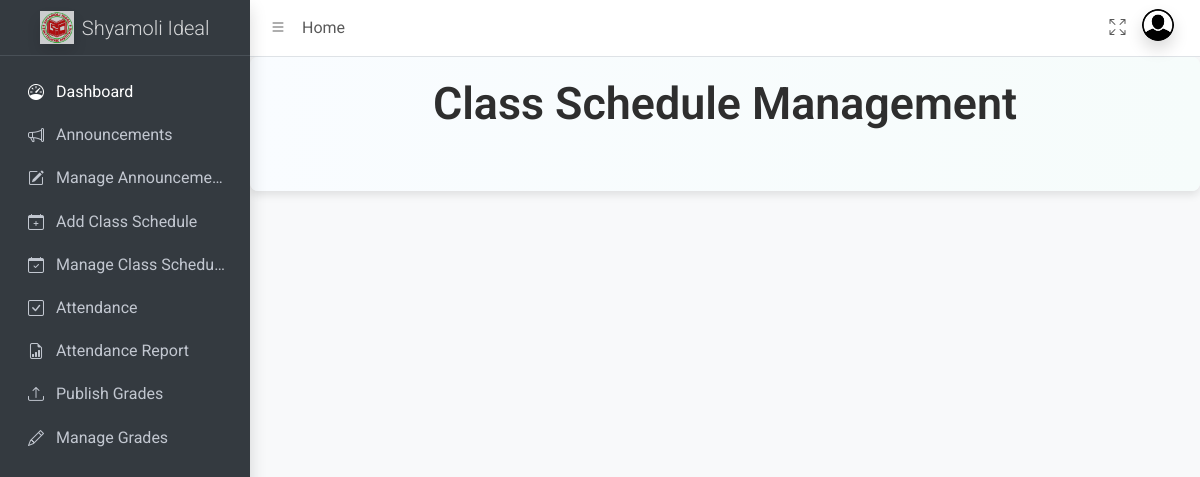
The page /teacher/dist/pages/class_schedule_management.php on the database as committed earlier.
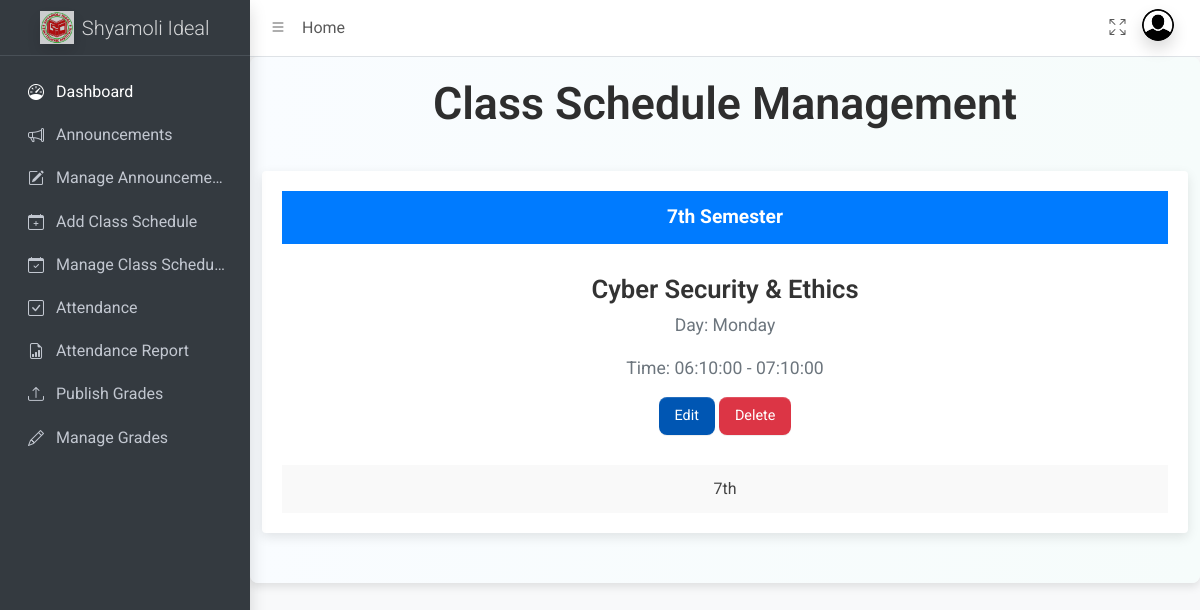
The same page on the database as committed later.
### tables this page shows
CREATE TABLE `class_schedule` (
  `id` int(11) NOT NULL,
  `subject_id` int(11) NOT NULL,
  `day` enum('Saturday','Sunday','Monday','Tuesday','Wednesday','Thursday','Friday') NOT NULL,
  `start_time` time NOT NULL,
  `end_time` time NOT NULL,
  `teacher_name` varchar(255) NOT NULL,
  `semester` enum('1st','2nd','3rd','4th','5th','6th','7th','8th') NOT NULL
);

CREATE TABLE `subjects` (
  `id` int(11) NOT NULL,
  `subject_name` varchar(255) NOT NULL,
  `subject_code` varchar(10) NOT NULL,
  `semester` enum('1st','2nd','3rd','4th','5th','6th','7th','8th') NOT NULL
);

### teacher/dist/pages/class_schedule_management.php (the view, shortened to what this page needs)
<?php
require_once 'partials/header.php';
require_once 'partials/navbar.php';
require_once 'partials/sidebar.php';
$class_schedules = $conn->query("SELECT cs.*, s.subject_name FROM class_schedule cs JOIN subjects s ON cs.subject_id = s.id");
?>
<main class="app-main">
<!DOCTYPE html>
<html lang="en">
<head>
    <link rel="stylesheet" href="https://cdn.jsdelivr.net/npm/bootstrap@5.3.0/dist/css/bootstrap.min.css">
</head>
<body>
<div class="container">
    <h2>Class Schedule Management</h2>
    <div class="grid-container">
        <?php while ($row = $class_schedules->fetch_assoc()): ?>
            <div class="schedule-card">
                <div class="card-header"><?= $row['semester']; ?> Semester</div>
                <div class="card-body">
                    <h5 class="subject-title"><?= $row['subject_name']; ?></h5>
                    <p class="card-text">Day: <?= $row['day']; ?></p>
                    <p class="card-text">Time: <?= $row['start_time']; ?> - <?= $row['end_time']; ?></p>
                    <button class="btn btn-primary btn-sm" data-bs-toggle="modal" data-bs-target="#updateModal"
                            data-id="<?= $row['id']; ?>"
                            data-subject-id="<?= $row['subject_id']; ?>"
                            data-day="<?= $row['day']; ?>"
                            data-start-time="<?= $row['start_time']; ?>"
                            data-end-time="<?= $row['end_time']; ?>"
                            data-semester="<?= $row['semester']; ?>">
                        Edit
                    </button>
                    <button class="btn btn-danger btn-sm delete-btn" data-id="<?= $row['id']; ?>">
                        Delete
                    </button>
                </div>
                <div class="card-footer"><?= $row['semester']; ?></div>
            </div>
        <?php endwhile; ?>
    </div>
</div>
</body>
</html>
</main>
<?php require_once './partials/footer.php'; ?>

Rows that differ between the two databases and show on the page:
added class_schedule: semester "7th", subject.subject_name "Cyber Security & Ethics", day "Monday", start_time "06:10:00", end_time "07:10:00"
